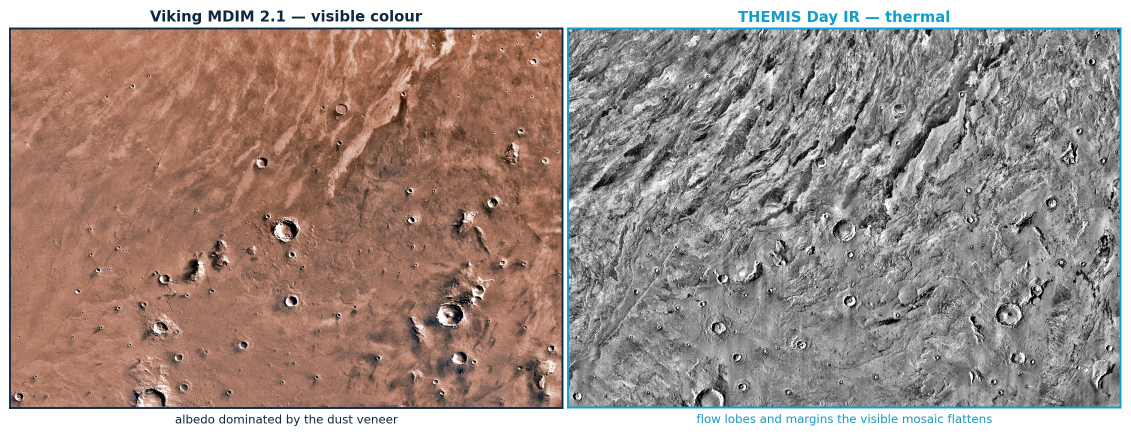
#> input picture Mars Remote Sensing Project/build/le_img/f_daedalia.jpg, 2261 x 871 px (shown at 1/2 size)
$ python -i mars_theme.py   (imports and definitions only)
#> lines starting #> are read from the running program, lines starting #| are printed output that depends on the picture; after the words box and inside, x2 and y2 are one past the last pixel; in counts of white or black regions, pixels touching at a corner belong together
# -*- coding: utf-8 -*-
"""The interim deck's design for the 10 November talk (KB §69.11-§69.14): navy throughout, over the project's mosaic.

le_theme.py, the author's Presentation 1 design, stays as it is for the decks that still use it (Presentation 1,
the final deck). This one, on 2026-10-27: basalt and rust first (§69.11), then navy and blues on white (§69.12),
then every slide dark (§69.13; the author: "I don't want to be blinded by white backgrounds"):

  960 x 540 pt  |  Cambria headings, Calibri body (both ship with every Office since 2007; Aptos does not)
  every slide on navy (#0E2841, le_theme.py's); the title and divider slides over Ius Chasma from the project's
    own 100 m mosaic; light text (INK #EAF0F7), a sky kicker above a white 28 pt title, a quiet footer
  sky (#8CC4EC): kickers, bullets, labels, numbered dots, headline numbers; blue (#4A90D9): bars and shading
  cards and alternate rows a lighter navy (TINT #163A61), table heads a deeper one (DEEP #081A2E)
  the charts and layouts come navy-ground from make_interim_dark.py (interim_img\\dark\\), the originals white
  then refined (§69.14): the backgrounds' graticule painted out (graticule, degraticule); a hypothesis slide's
    verdict in an outlined capsule on the kicker's line (pill)
"""

import io
import os

import numpy as np
from lxml import etree
from PIL import Image, ImageFont
from scipy import ndimage
from pptx import Presentation
from pptx.dml.color import RGBColor
from pptx.enum.shapes import MSO_SHAPE
from pptx.enum.text import MSO_ANCHOR, PP_ALIGN
from pptx.util import Emu, Pt

PT = 12700
W, H = 960 * PT, 540 * PT
A = "http://schemas.openxmlformats.org/drawingml/2006/main"

HEAD = "Cambria"
BODY = "Calibri"

# [1 line that did not run here, left out]
# [1 line that did not run here, left out]
# [1 line that did not run here, left out]
# [1 line that did not run here, left out]
# [1 line that did not run here, left out]
# [1 line that did not run here, left out]
# [1 line that did not run here, left out]
# [1 line that did not run here, left out]
# [1 line that did not run here, left out]
# [1 line that did not run here, left out]

MARGIN = 56 * PT
CONTENT_W = W - 2 * MARGIN                  # 848 pt
KICKER_Y = 34 * PT
TITLE_Y = 50 * PT
BODY_Y = 112 * PT
BOTTOM = 506 * PT                            # content stops here; the footer sits below
FOOT_Y = 516 * PT
TITLE_SIZE = 28                              # the widest title, Cambria, measured at 790 of 848 pt


# [11 lines left out: functions deck, _sub, not called in this run]


def hexof(rgb):
    return "%02X%02X%02X" % (rgb[0], rgb[1], rgb[2])


# [9 lines that did not run here, left out]


def no_bullet(p):
    _sub(p._p.get_or_add_pPr(), "buNone")


# [9 lines that did not run here, left out]


def textbox(slide, x, y, w, h, anchor=MSO_ANCHOR.TOP, wrap=True):
    tf = slide.shapes.add_textbox(Emu(x), Emu(y), Emu(w), Emu(h)).text_frame
    tf.word_wrap = wrap
    tf.vertical_anchor = anchor
    tf.margin_left = tf.margin_right = 0
    tf.margin_top = tf.margin_bottom = 0
    return tf


def line(slide, x, y, w, h, text, size, align=PP_ALIGN.LEFT, **kw):
    """One paragraph of text in its own box; returns the text frame."""
    tf = textbox(slide, x, y, w, h)
    p = tf.paragraphs[0]
    p.alignment = align
    no_bullet(p)
    style(p.add_run(), size, **kw).text = text
    return tf


def blank(prs, dark=False):
    s = prs.slides.add_slide(prs.slide_layouts[6])
    s.background.fill.solid()
    s.background.fill.fore_color.rgb = NAVY      # every slide dark (§69.13); `dark` kept for the callers
    return s


def shape(slide, kind, x, y, w, h, fill=None, round_=None):
    sh = slide.shapes.add_shape(kind, Emu(x), Emu(y), Emu(w), Emu(h))
    if fill is None:
        sh.fill.background()
    else:
        sh.fill.solid()
        sh.fill.fore_color.rgb = fill
    sh.line.fill.background()
    sh.shadow.inherit = False
    if round_ is not None:
        sh.adjustments[0] = round_
    return sh


# [2 lines that did not run here, left out]


# [10 lines that did not run here, left out]


def kicker(slide, text, x=MARGIN, y=KICKER_Y, dark=False, w=CONTENT_W):
    return line(slide, x, y, w, 14 * PT, text.upper(), 10.5, bold=True,
                color=SKY, spacing=1.6)


# [38 lines left out: functions text_width, pill, new, not called in this run]


# ------------------------------------------------------------------ the dark slides over the mosaic
def graticule(path):
    """Where a colour layout's graticule is (KB §69.14): its labels, white text haloed in exact grey
    (40, 40, 40), and its lines, rows and columns brighter than their neighbours the whole way across.
    A label is a cluster of that grey (the imagery's shadows are tinted, never exactly grey). The night
    IR layout shares the frame, so what is found in the colour one serves it too.
    Returns (rows, columns, label boxes): runs of line pixels and padded (top, bottom, left, right)."""
#> called with path = 'le_img/f_daedalia.jpg'
    a = np.asarray(Image.open(path).convert("RGB")).astype(np.int16)
    halo = np.all(np.abs(a - 40) <= 1, axis=2)
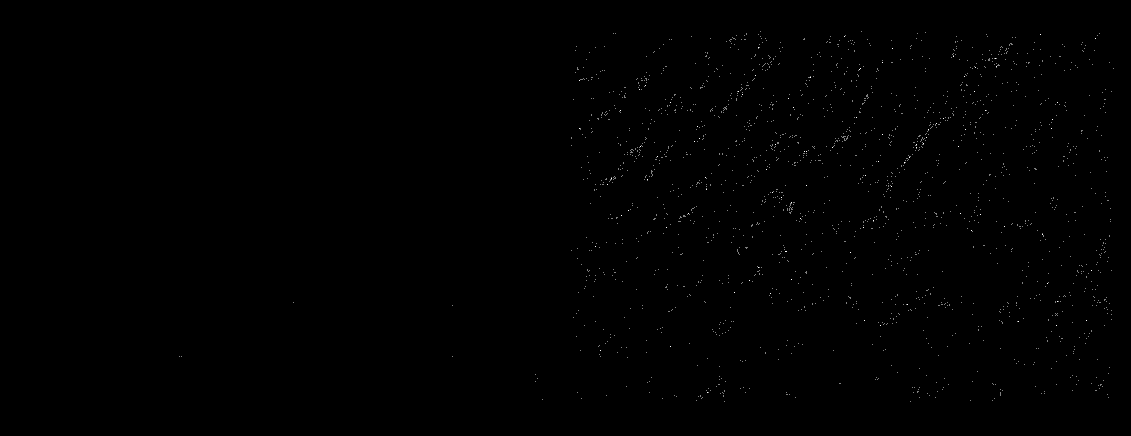
#> halo: shape (871, 2261) bool (shown at 1/2 size); 0.12% white in thin lines or dots, all inside (x1, y1, x2, y2) = (359, 62, 2227, 804)
    lab, _ = ndimage.label(ndimage.binary_dilation(halo, iterations=2))
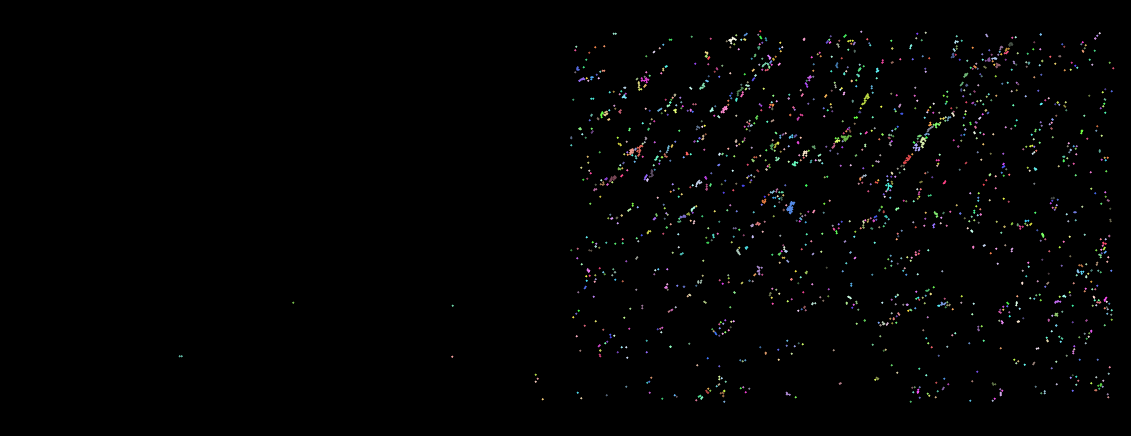
#> lab: shape (871, 2261) int32 (shown at 1/2 size); 1462 distinct labels, from 0 to 1461; one colour per label, 0 black
    boxes = [(sl[0].start - 3, sl[0].stop + 3, sl[1].start - 3, sl[1].stop + 3)
             for sl in ndimage.find_objects(lab) if halo[sl].sum() > 300 and halo[sl].mean() > 0.25]
#> boxes = []
    v = a.sum(axis=2)
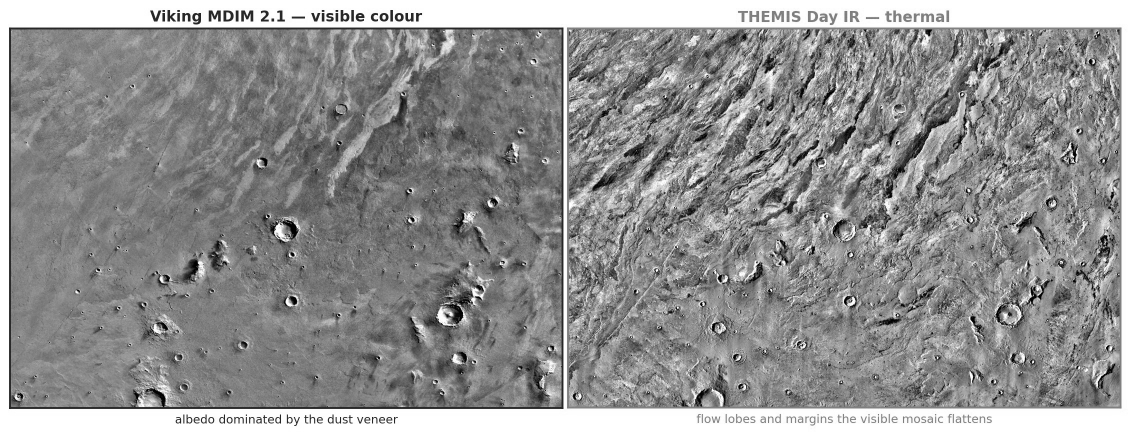
#> v: shape (871, 2261) int64 (shown at 1/2 size); min 0, max 765, mean 437.8; drawn with min black and max white
    lines = []
    for m in (v, v.T):                                            # rows (parallels), then columns (meridians)
        excess = np.median(m[1:-1] - (m[:-2] + m[2:]) / 2.0, axis=1)
        hit = sorted(set((1 + np.flatnonzero(excess > 25)).tolist()))
        runs = []
        for i in hit:
            if runs and i <= runs[-1][1] + 2:
                runs[-1][1] = i
            else:
                runs.append([i, i])
        lines.append([(s - 2, e + 3) for s, e in runs])           # the antialiased edge too
#> this loop made 2 passes
#> hit on passes 1 to 2: [54, 59, 813, 818], [17, 22, 1122, 1127, 1133, 2243]
#> after the loop, lines = [[(52, 57), (57, 62), (811, 816), (816, 821)], [(15, 20), (20, 25), (1120, 1125), (1125, 1130), (1131, 1136), (2241, 2246)]]
    return lines[0], lines[1], boxes


# [53 lines left out: functions degraticule, hero_image, veil, not called in this run]


def credit(slide, text):
    line(slide, W - MARGIN - 420 * PT, H - 26 * PT, 420 * PT, 12 * PT, text, 9, align=PP_ALIGN.RIGHT,
         color=PALE, italic=True)


# ------------------------------------------------------------------ text, tables
# [53 lines left out: functions bullets, borders, table, not called in this run]


def note(s, text, y, size=12, x=MARGIN, w=CONTENT_W):
    return line(s, x, y, w, 40 * PT, text, size, italic=True, color=MUTED)


# [8 lines left out: function footer, not called in this run]


def png_size(path):
    with Image.open(path) as im:
        return im.size

>>> result = graticule('le_img/f_daedalia.jpg')
#> result = ([(52, 57), (57, 62), (811, 816), (816, 821)], [(15, 20), (20, 25), (1120, 1125), (1125, 1130), (1131, 1136), (2241, 2246)], [])

$ run again, on Mars Remote Sensing Project/build/le_img/f_meridian.jpg
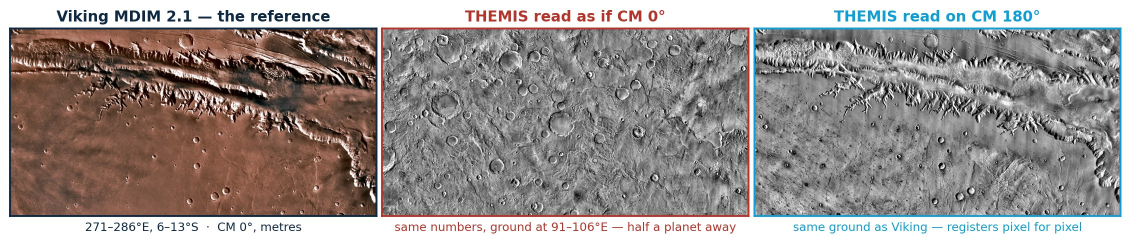
#> input picture Mars Remote Sensing Project/build/le_img/f_meridian.jpg, 2261 x 487 px (shown at 1/2 size)
#> halo: shape (487, 2261) bool; 0.1% white in thin lines or dots, all inside (x1, y1, x2, y2) = (23, 59, 2226, 426)
#> in graticule, `lab, _ = ndimage.label(ndimage.binary_dilation(halo, iterations=2))`:
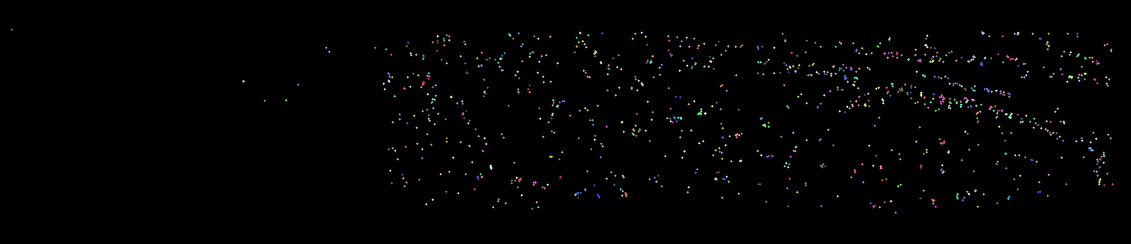
#> lab: shape (487, 2261) int32 (shown at 1/2 size); 812 distinct labels, from 0 to 811; one colour per label, 0 black
#> boxes = []
#> in graticule, `v = a.sum(axis=2)`:
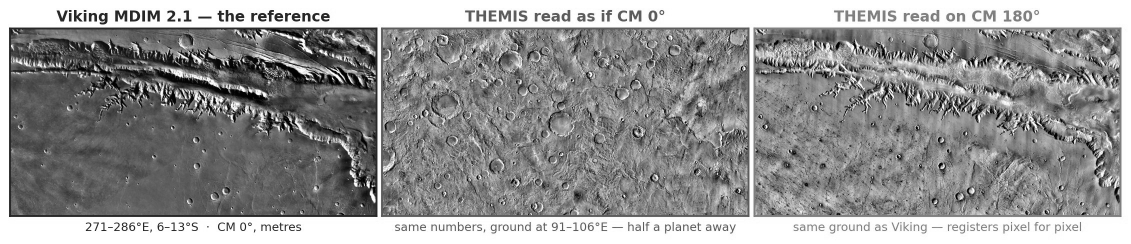
#> v: shape (487, 2261) int64 (shown at 1/2 size); min 0, max 765, mean 442.1; drawn with min black and max white
#> the loop in graticule, `for m in (v, v.T):` made 2 passes
#> hit on passes 1 to 2: [54, 59, 429, 434], [17, 22, 750, 755, 761, 1494, 1499, 1506, 2243]
#> after the loop in graticule, `for m in (v, v.T):`: lines = [[(52, 57), (57, 62), (427, 432), (432, 437)], [(15, 20), (20, 25), (748, 753), (753, 758), (759, 764), (1492, 1497), (1497, 1502), (1504, 1509), (2241, 2246)]]
#> result = ([(52, 57), (57, 62), (427, 432), (432, 437)], [(15, 20), (20, 25), (748, 753), (753, 758), (759, 764), (1492, 1497), (1497, 1502), (1504, 1509), (2241, 2246)], [])
